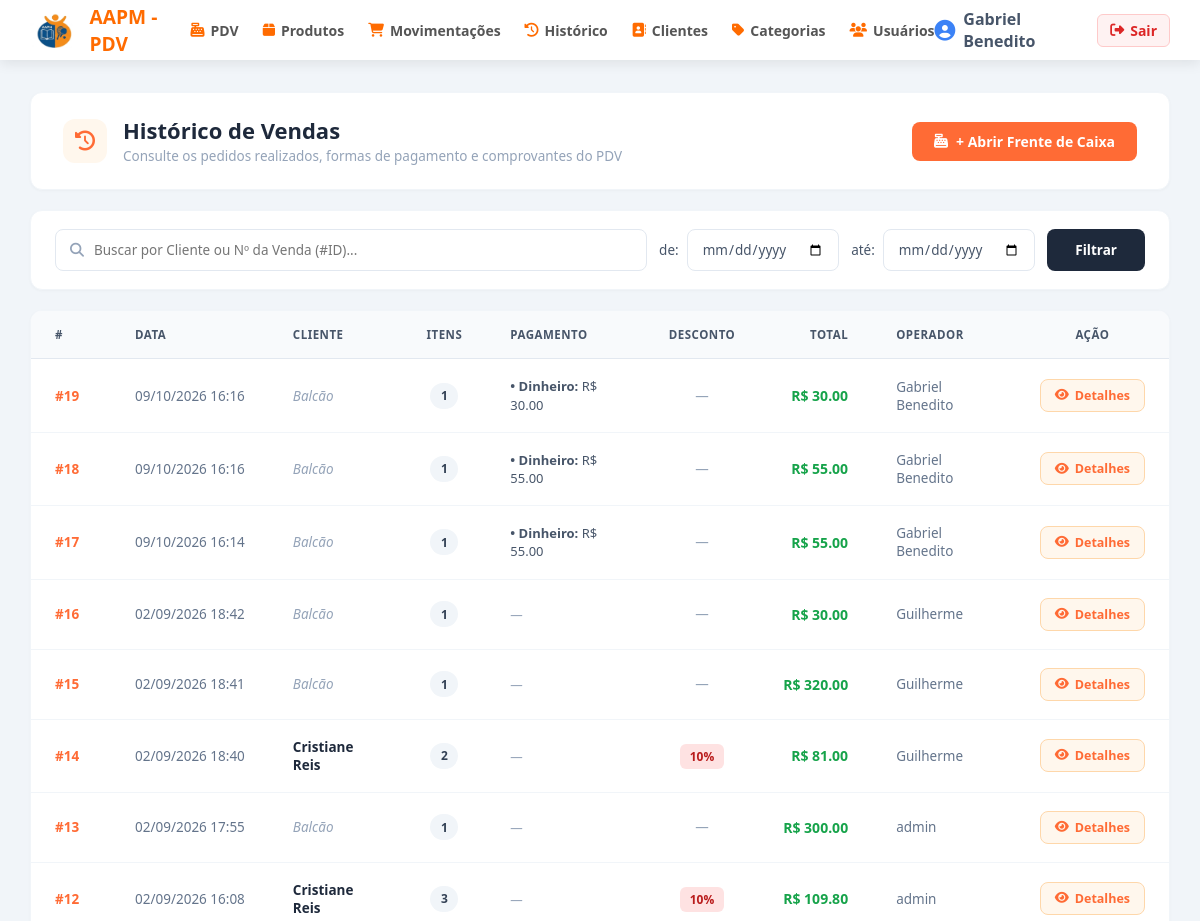
The page /pdv/historico (signed in, upper part) on the database as committed earlier.
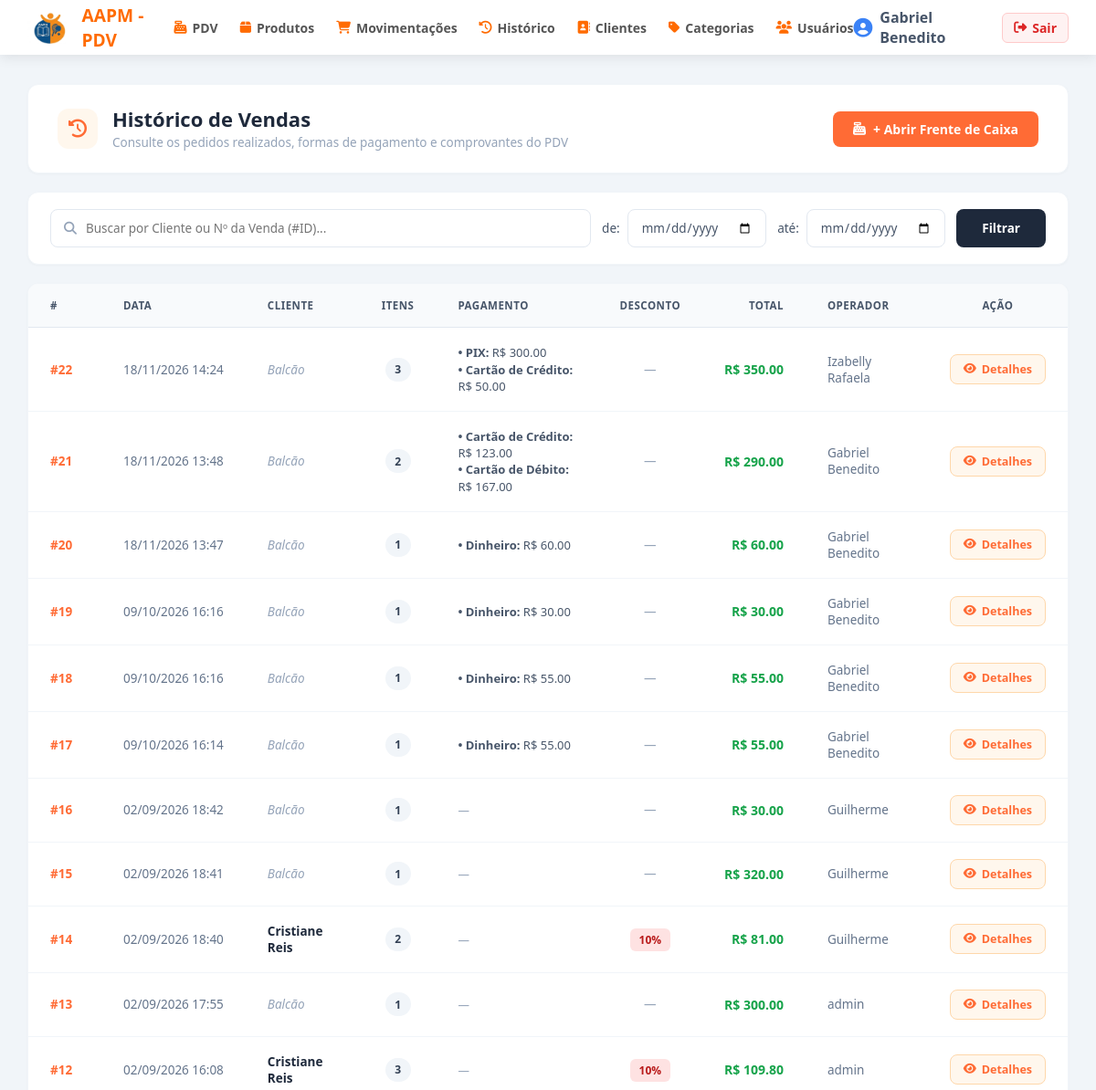
The same page on the database as committed later.
### app/models/venda.py (models this page shows, shortened)
class Venda(Base):
    __tablename__ = "vendas"
    id         = Column(Integer, primary_key=True, index=True)
    cliente_id = Column(
        Integer,
        ForeignKey("clientes.id", ondelete="SET NULL"),
        nullable=True
    )
    usuario_id = Column(
        Integer,
        ForeignKey("usuarios.id", ondelete="SET NULL"),
        nullable=True
    )
    desconto_percentual = Column(Float, nullable=False, default=0.0)
    total_bruto  = Column(Float, nullable=False, default=0.0)
    total_liquido = Column(Float, nullable=False, default=0.0)
    observacao = Column(String(255), nullable=True)
    criado_em = Column(DateTime, server_default=func.now())
    cliente = relationship("Cliente", back_populates="vendas")
    usuario = relationship("Usuario", backref="vendas")
    itens   = relationship(
        "ItemVenda",
        back_populates="venda",
        cascade="all, delete-orphan"  # deleta itens se a venda for deletada
    )
    pagamentos = relationship(
        "PagamentoVenda",
        back_populates="venda",
        cascade="all, delete-orphan"  # deleta pagamentos se a venda for deletada
    )

class PagamentoVenda(Base):
    __tablename__ = "pagamentos_venda"
    id         = Column(Integer, primary_key=True, index=True)
    venda_id   = Column(
        Integer,
        ForeignKey("vendas.id", ondelete="CASCADE"),
        nullable=False
    )
    forma_pagamento = Column(String(50), nullable=False)
    valor           = Column(Float, nullable=False)
    venda = relationship("Venda", back_populates="pagamentos")

### app/models/usuarios.py (models this page shows)
class Usuario(Base):
    __tablename__ = "usuarios"
    id = Column(Integer, primary_key=True, autoincrement=True)
    nome = Column(String(100), nullable=False)
    email = Column(String(150), unique=True, nullable=False)
    senha_hash = Column(String(255), nullable=False)
    role = Column(String(20), nullable=False, default="operador")
    ativo = Column(Boolean, default=True)
    criando_em = Column(DateTime, server_default=func.now())

### app/models/cliente.py (models this page shows, shortened)
class Cliente(Base):
    __tablename__ = "clientes"
    id         = Column(Integer, primary_key=True, index=True)
    nome       = Column(String(150), nullable=False, index=True)
    is_associado = Column(Boolean, default=False, nullable=False)
    ativo      = Column(Boolean, default=True)
    criado_em  = Column(DateTime, server_default=func.now())
    vendas = relationship("Venda", back_populates="cliente")

### app/controllers/pdv_controller.py (the view)
@router.get("/historico")
def historico_vendas(
    request: Request,
    busca: str = "",
    data_inicio: str = "",
    data_fim: str = "",
    db: Session = Depends(get_db),
    usuario = Depends(get_usuario_logado)
):
    query = db.query(Venda).outerjoin(Cliente)
    if busca.strip():
        termo = f"%{busca.strip()}%"
        if busca.strip().isdigit():
            query = query.filter(Venda.id == int(busca.strip()))
        else:
            query = query.filter(Cliente.nome.ilike(termo))
    if data_inicio:
        dt_ini = datetime.combine(datetime.strptime(data_inicio, "%Y-%m-%d").date(), time.min)
        query = query.filter(Venda.criado_em >= dt_ini)
    if data_fim:
        dt_fim = datetime.combine(datetime.strptime(data_fim, "%Y-%m-%d").date(), time.max)
        query = query.filter(Venda.criado_em <= dt_fim)
    vendas = query.order_by(Venda.criado_em.desc()).limit(200).all()
    return templates.TemplateResponse(
        request,
        "pdv/historico.html",
        {
            "request": request,
            "usuario": usuario,
            "vendas": vendas,
            "busca": busca,
            "data_inicio": data_inicio,
            "data_fim": data_fim,
        }
    )

### app/templates/pdv/historico.html (shortened to what the changed rows need)
{% extends "base.html" %}
{% block content %}
<div class="hist-vendas-wrapper">
    <div class="hv-header-card">
        <div class="hv-header-left">
            <div>
                <h1 class="hv-header-title">Histórico de Vendas</h1>
            </div>
        </div>
    </div>
    <div class="hv-table-card">
        <table class="hv-table">
            <thead>
                <tr>
                    <th style="width: 80px;">#</th>
                    <th>Data</th>
                    <th>Cliente</th>
                    <th style="text-align: center;">Itens</th>
                    <th>Pagamento</th>
                    <th style="text-align: center;">Desconto</th>
                    <th style="text-align: right;">Total</th>
                    <th>Operador</th>
                    <th style="text-align: center; width: 130px;">Ação</th>
                </tr>
            </thead>
            <tbody>
                {% for venda in vendas %}
                <tr>
                    <td style="font-weight: 700; color: #ff6b35;">
                        #{{ venda.id }}
                    </td>
                    <td style="color: #64748b; white-space: nowrap;">
                        {{ venda.criado_em.strftime('%d/%m/%Y %H:%M') if venda.criado_em else '—' }}
                    </td>
                    <td style="font-weight: 600; color: #1e293b;">
                        {% if venda.cliente %}
                            {{ venda.cliente.nome }}
                        {% else %}
                            <span style="color: #94a3b8; font-style: italic; font-weight: 400;">Balcão</span>
                        {% endif %}
                    </td>
                    <td style="text-align: center;">
                        <span class="hv-badge-itens">
                            {{ venda.itens|length }}
                        </span>
                    </td>
                    <td style="font-size: 13px; color: #475569;">
                        {% for pag in venda.pagamentos %}
                            <div style="line-height: 1.4;">
                                <strong>• {{ pag.forma_pagamento }}:</strong> R$ {{ "%.2f"|format(pag.valor) }}
                            </div>
                        {% else %}
                            <span style="color: #94a3b8; font-style: italic;">—</span>
                        {% endfor %}
                    </td>
                    <td style="text-align: center;">
                        {% if venda.desconto_percentual > 0 %}
                            <span class="hv-badge-desconto">{{ "%.0f"|format(venda.desconto_percentual) }}%</span>
                        {% else %}
                            <span style="color: #94a3b8;">—</span>
                        {% endif %}
                    </td>
                    <td style="text-align: right; font-weight: 700; color: #16a34a; font-size: 14px; white-space: nowrap;">
                        R$ {{ "%.2f"|format(venda.total_liquido) }}
                    </td>
                    <td style="color: #64748b;">
                        {% if venda.usuario %}
                            {{ venda.usuario.nome if venda.usuario.nome else venda.usuario.username }}
                        {% else %}
                            <span style="color: #94a3b8;">—</span>
                        {% endif %}
                    </td>
                    <td style="text-align: center;">
                        <a href="/pdv/venda/{{ venda.id }}" class="hv-btn-detalhes">
                            <i class="fa-solid fa-eye"></i> Detalhes
                        </a>
                    </td>
                </tr>
                {% endfor %}
            </tbody>
        </table>
    </div>
</div>
{% endblock %}

Rows that differ between the two databases and show on the page:
added Venda: id "22", criado_em "18/11/2026 14:24", shows "Balcão", itens|length "3", total_liquido "350.00", usuario "Izabelly Rafaela"
added PagamentoVenda: forma_pagamento "PIX", valor "300.00", shown under "22"
added PagamentoVenda: forma_pagamento "Cartão de Crédito", valor "50.00", shown under "22"
added Venda: id "21", criado_em "18/11/2026 13:48", shows "Balcão", itens|length "2", total_liquido "290.00", usuario "Gabriel Benedito"
added PagamentoVenda: forma_pagamento "Cartão de Crédito", valor "123.00", shown under "21"
added PagamentoVenda: forma_pagamento "Cartão de Débito", valor "167.00", shown under "21"
added Venda: id "20", criado_em "18/11/2026 13:47", shows "Balcão", itens|length "1", total_liquido "60.00", usuario "Gabriel Benedito"
added PagamentoVenda: forma_pagamento "Dinheiro", valor "60.00", shown under "20"
